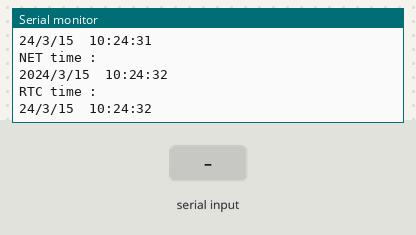
Bench run of a sketch on a simulated ESP8266 (NodeMCU). On the bench: the last lines printed to the serial monitor. Wiring (inferred from the names in the program): DS3231 clock at I2C address 0x68. Inputs (shaded band) come from the test bench. WiFi joins after 1.5 s; servers stay silent unless stated; network time is answered at once with the bench clock; the local clock reads 2024-03-15 10:24:30 at power-on unless the sketch sets it.

Above: at 2.7 s.
2.8 s: "s" received over Serial
At 4.3 s:
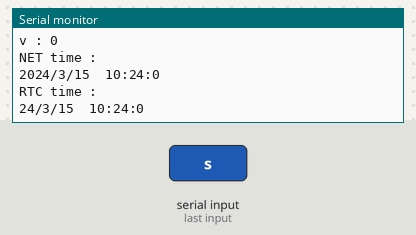
5.0 s: "90,45\n" received over Serial
7.0 s: "y90\n" received over Serial
At 8.4 s:
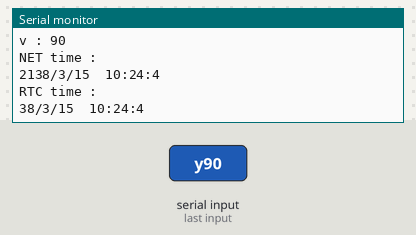
9.0 s: "M90\n" received over Serial
At 10.3 s:
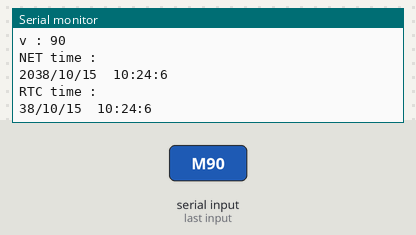
11.0 s: "d90\n" received over Serial
At 12.0 s:
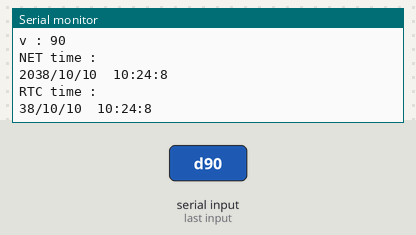
13.0 s: "h90\n" received over Serial
Timing chart, 0 to 16.0 s (numbered marks = the images above; inputs shaded):
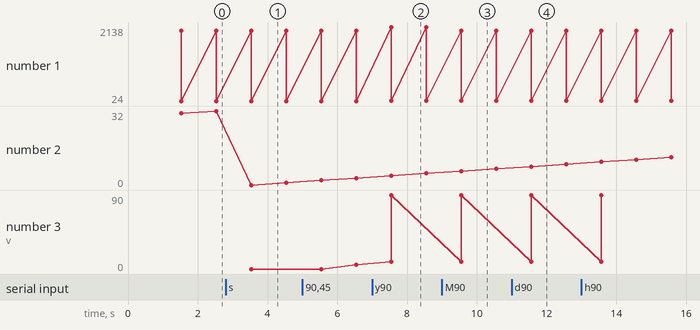

The sketch:

ntp_plus_rtc.ino
```cpp
#include <NTPClient.h>
// change next line to use with another board/shield
#include <ESP8266WiFi.h>
#include <WiFiUdp.h>
#include "Wire.h"

const char *ssid     = "Yueverlasting";
const char *password = "10241228";
String cday[7]={"sun","mon","tue","wen","tur","fri","sat"};

WiFiUDP ntpUDP;
NTPClient timeClient(ntpUDP);

#define DS3231_ADDRESS 0x68
/*
 * RTC
 */
void setDateTime(byte second, byte minute, byte hour,
    byte weekDay, byte monthDay, byte month, byte year);

void setup(){
    /*WIFI部分*/
  Serial.begin(115200);
  Wire.begin();
  WiFi.begin(ssid, password);  //wifi開始連接

  while ( WiFi.status() != WL_CONNECTED ) {
    delay ( 500 );
    Serial.print ( "." );
  }
  timeClient.begin();

}

void pf(const char *fmt, ...) {
  char tmp[128]; // max 128 chars
  va_list args;
  va_start(args, fmt);
  vsnprintf(tmp, 128, fmt, args);
  va_end(args);
  Serial.print(tmp);
}

void loop() {
  timeClient.update();

  Serial.println("NET time : ");
  print_netDate();

  Serial.println("RTC time : ");
  printDate();
  Serial.println("");
  delay(1000);
}


byte decToBcd(byte val){
// Convert normal decimal numbers to binary coded decimal
  return ( (val/10*16) + (val%10) );
}

byte bcdToDec(byte val)  {
// Convert binary coded decimal to normal decimal numbers
  return ( (val/16*10) + (val%16) );
}
void printDate(){

  // Reset the register pointer
  Wire.beginTransmission(DS3231_ADDRESS);

  byte zero = 0x00;
  Wire.write(zero);
  Wire.endTransmission();

  Wire.requestFrom(DS3231_ADDRESS, 7);

  int second = bcdToDec(Wire.read());
  int minute = bcdToDec(Wire.read());
  int hour = bcdToDec(Wire.read() & 0b111111); //24 hour time
  int weekDay = bcdToDec(Wire.read()); //0-6 -> sunday - Saturday
  int monthDay = bcdToDec(Wire.read());
  int month = bcdToDec(Wire.read());
  int year = bcdToDec(Wire.read());

  //print the date EG   11/3/1 23:59:59
  Serial.print(year);
  Serial.print("/");
  Serial.print(month);
  Serial.print("/");
  Serial.print(monthDay);
  Serial.print("  ");
  Serial.print(hour);
  Serial.print(":");
  Serial.print(minute);
  Serial.print(":");
  Serial.println(second);
}
void print_netDate(){
  //print the date EG   3-1-11 23:59:59
  Serial.print( timeClient.getYear() );
  Serial.print("/");
  Serial.print(timeClient.getMonth());
  Serial.print("/");
  Serial.print(timeClient.getDate());
  Serial.print("  ");
  Serial.print(timeClient.getHours());
  Serial.print(":");
  Serial.print(timeClient.getMinutes());
  Serial.print(":");
  Serial.println(timeClient.getSeconds());
}

void serialEvent()
{
  int type = Serial.read();
  int v = 0;
  int temp;
  while ((temp =  Serial.read()) > '0' - 1)
  {
    pf("temp - 0 : %d\n", temp - '0');
    v = v * 10 + (temp - '0');
    pf("v : %d\n", v);
  }
  pf("type: %c\n", type);
  pf("v : %d\n", v);
  // -------------------------------
  // Reset the register pointer
  Wire.beginTransmission(DS3231_ADDRESS);

  byte zero = 0x00;
  Wire.write(zero);
  Wire.endTransmission();

  Wire.requestFrom(DS3231_ADDRESS, 7);

  byte s = bcdToDec(Wire.read());
  byte m = bcdToDec(Wire.read());
  byte h = bcdToDec(Wire.read() & 0b111111); //24 hour time
  byte weekDay = bcdToDec(Wire.read()); //0-6 -> sunday - Saturday
  byte d = bcdToDec(Wire.read());
  byte M = bcdToDec(Wire.read());
  byte y = bcdToDec(Wire.read());

  switch(type) {
    case 'y':            y = v - 2000; break;
    case 'M':            M = v;        break;
    case 'd':            d = v;        break;
    case 'h':            h = v;        break;
    case 'm':            m = v;        break;
    case 's':            s = v;        break;
    default: Serial.println("Wrong\n");   break;
  }


  setDateTime(s, m, h, weekDay, d, M, y);
}

void setDateTime(byte second, byte minute, byte hour,
    byte weekDay, byte monthDay, byte month, byte year) {
  byte zero = 0x00;

  Wire.beginTransmission(DS3231_ADDRESS);
  Wire.write(zero); //stop Oscillator

  Wire.write(decToBcd(second));
  Wire.write(decToBcd(minute));
  Wire.write(decToBcd(hour));
  Wire.write(decToBcd(weekDay));
  Wire.write(decToBcd(monthDay));
  Wire.write(decToBcd(month));
  Wire.write(decToBcd(year));

  Wire.write(zero); //start

  Wire.endTransmission();
}
```

Measured:
- after the input at 2.8 s, the serial monitor: prints a new line after 0.74 s (image 1)
- after the input at 7.0 s, the serial monitor: prints a new line after 0.55 s (image 2)
- after the input at 9.0 s, the serial monitor: prints a new line after 0.55 s (image 3)
- after the input at 11.0 s, the serial monitor: prints a new line after 0.56 s (image 4)
- plotted number 1: 24 → 38 after the input at 7.0 s
- plotted number 2: 32 → 1 after the input at 2.8 s
- plotted number 3: 0 → 5 after the input at 5.0 s, 5 → 90 after the input at 7.0 s
